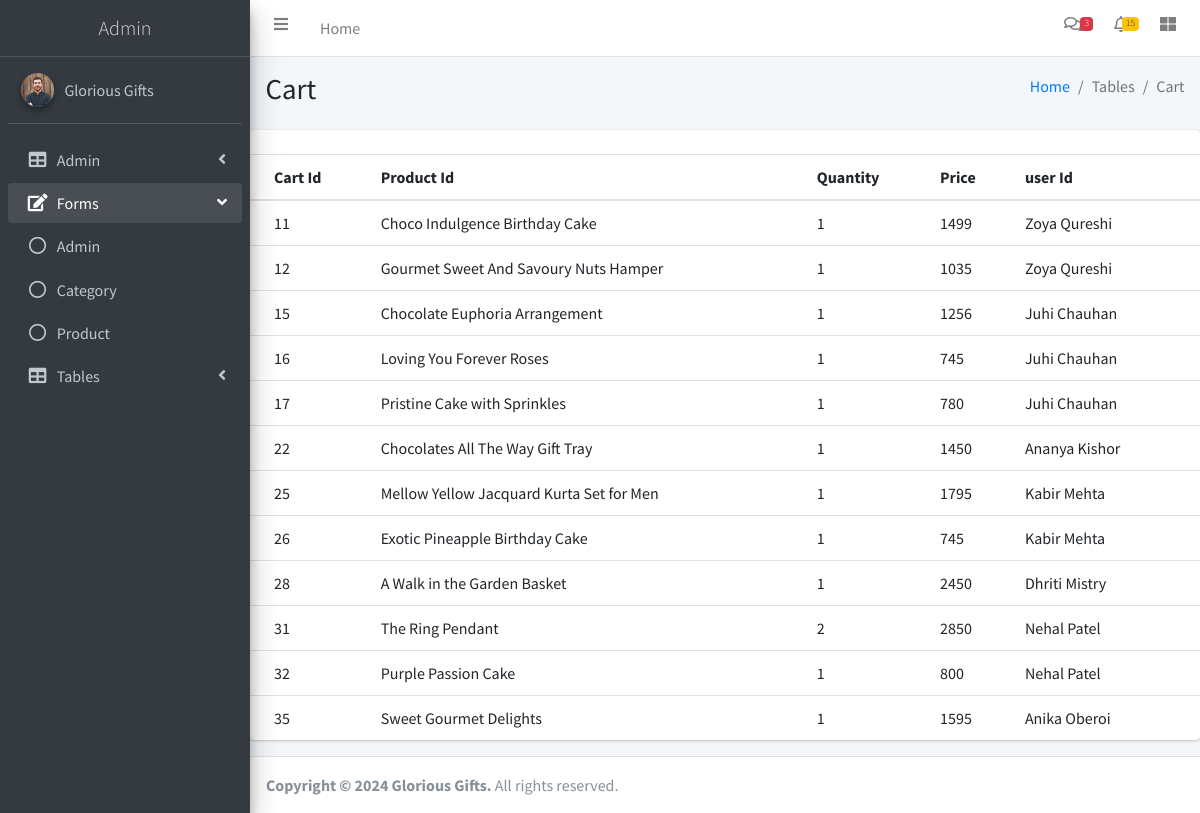
Screenshot of /adminlte/cart-table.php with the database file from the repository.
### tables this page shows
CREATE TABLE `tbl_cart` (
  `cart_id` int(5) NOT NULL,
  `product_id` int(5) NOT NULL,
  `quantity` int(20) NOT NULL,
  `price` varchar(50) NOT NULL,
  `user_id` int(5) NOT NULL
);

CREATE TABLE `tbl_product` (
  `product_id` int(5) NOT NULL,
  `product_name` varchar(100) NOT NULL,
  `product_details` text NOT NULL,
  `product_photo` varchar(80) NOT NULL,
  `product_price` float NOT NULL,
  `category_id` int(5) NOT NULL,
  `product_quantity` int(20) NOT NULL
);

CREATE TABLE `tbl_user` (
  `user_id` int(5) NOT NULL,
  `user_name` varchar(50) NOT NULL,
  `user_gender` varchar(10) NOT NULL,
  `user_dob` date NOT NULL,
  `user_email` varchar(50) NOT NULL,
  `user_password` varchar(30) NOT NULL,
  `user_mobile` varchar(10) NOT NULL,
  `address` varchar(200) NOT NULL
);

### adminlte/cart-table.php (the view, shortened to what this page needs)
<!DOCTYPE html>
<html>
<head>
  <link rel="stylesheet" href="plugins/fontawesome-free/css/all.min.css">
  <link rel="stylesheet" href="https://code.ionicframework.com/ionicons/2.0.1/css/ionicons.min.css">
  <link rel="stylesheet" href="plugins/datatables-bs4/css/dataTables.bootstrap4.min.css">
  <link rel="stylesheet" href="plugins/datatables-responsive/css/responsive.bootstrap4.min.css">
  <link rel="stylesheet" href="dist/css/adminlte.min.css">
</head>
<body class="hold-transition sidebar-mini">
<div class="wrapper">
   <?php
   include './themepart/header-menu.php';
   ?>
   <?php
    include './themepart/sidebar.php';
   ?>
  <div class="content-wrapper">
    <section class="content-header">
      <div class="container-fluid">
        <div class="row mb-2">
          <div class="col-sm-6">
            <h1>Cart</h1>
          </div>
          <div class="col-sm-6">
            <ol class="breadcrumb float-sm-right">
              <li class="breadcrumb-item"><a href="#">Home</a></li>
              <li class="breadcrumb-item active">Tables</li>
              <li class="breadcrumb-item active">Cart</li>
            </ol>
          </div>
        </div>
      </div>
    </section>
    <div class="row">
          <div class="col-12">
            <div class="card">
              <div class="card-header">
              </div>
              <div class="card-body table-responsive p-0">
                <table class="table table-hover text-nowrap">
                  <thead>
                    <tr>
                      <th>Cart Id</th>
                      <th>Product Id</th>
                      <th>Quantity</th>
                      <th>Price</th>
                      <th>user Id</th>
                    </tr>
                  </thead>
                  <tbody>
                   <?php
                    include './connection.php';
                    $sq=mysqli_query($connection,"select * from tbl_cart");
                    while($data=mysqli_fetch_array($sq))
                    {
                      $cq=mysqli_query($connection,"select * from tbl_product where product_id='{$data['product_id']}'");
                      $cdata=mysqli_fetch_array($cq);
                      $uq=mysqli_query($connection,"select * from tbl_user where user_id='{$data['user_id']}'");
                      $udata=mysqli_fetch_array($uq);
                      echo "<tr>";
                      echo "<td>{$data['cart_id']}</td>";
                      echo "<td>{$cdata['product_name']}</td>";
                      echo "<td>{$data['quantity']}</td>";
                      echo "<td>{$data['price']}</td>";
                      echo "<td>{$udata['user_name']}</td>";
                    }
                   ?>
                  </tbody>
                </table>
              </div>
            </div>
          </div>
        </div>
</div>
<?php
 include './themepart/footer.php';
 ?>
</body>
</html>

### adminlte/themepart/header-menu.php (shortened to what this page needs)
<nav class="main-header navbar navbar-expand navbar-white navbar-light">
  <ul class="navbar-nav">
    <li class="nav-item">
      <a class="nav-link" data-widget="pushmenu" href="#" role="button"><i class="fas fa-bars"></i></a>
    </li>
    <li class="nav-item d-none d-sm-inline-block">
      <a href="dashboard.php" class="nav-link">Home</a>
    </li>
  </ul>
  <ul class="navbar-nav ml-auto">
    <li class="nav-item dropdown">
      <a class="nav-link" data-toggle="dropdown" href="#">
        <i class="far fa-comments"></i>
        <span class="badge badge-danger navbar-badge">3</span>
      </a>
    </li>
    <li class="nav-item dropdown">
      <a class="nav-link" data-toggle="dropdown" href="#">
        <span class="badge badge-warning navbar-badge">15</span>
      </a>
    </li>
    <li class="nav-item">
      <a class="nav-link" data-widget="control-sidebar" data-slide="true" href="#" role="button">
        <i class="fas fa-th-large"></i>
      </a>
    </li>
  </ul>
</nav>

### adminlte/themepart/sidebar.php (shortened to what this page needs)
<aside class="main-sidebar sidebar-dark-primary elevation-4">
    <a href="index3.html" class="brand-link">
      <span class="brand-text font-weight-light" style="justify-content:center;display:flex">Admin</span>
    </a>
    <div class="sidebar">
      <div class="user-panel mt-3 pb-3 mb-3 d-flex">
        <div class="image">
          <img src="dist/img/user8-128x128.jpg" class="img-circle elevation-2" alt="User Image">
        </div>
        <div class="info">
          <a href="#" class="d-block">Glorious Gifts</a>
        </div>
      </div>
      <nav class="mt-2">
        <ul class="nav nav-pills nav-sidebar flex-column" data-widget="treeview" role="menu" data-accordion="false">
          <li class="nav-item has-treeview">
            <a href="#" class="nav-link">
              <i class="nav-icon fas fa-table"></i>
              <p>
                Admin
                <i class="fas fa-angle-left right"></i>
              </p>
            </a>
          <li class="nav-item has-treeview menu-open">
            <a href="#" class="nav-link">
              <i class="nav-icon fas fa-edit"></i>
              <p>
                Forms
                <i class="fas fa-angle-left right"></i>
              </p>
            </a>
            <ul class="nav nav-treeview">
              <li class="nav-item">
                <a href="form.php" class="nav-link">
                  <i class="far fa-circle nav-icon"></i>
                  <p>Admin</p>
                </a>
              </li>
              <li class="nav-item">
                <a href="category-form.php" class="nav-link">
                  <i class="far fa-circle nav-icon"></i>
                  <p>Category</p>
                </a>
              </li>
              <li class="nav-item">
                <a href="product-form.php" class="nav-link">
                  <i class="far fa-circle nav-icon"></i>
                  <p>Product</p>
                </a>
              </li>
            </ul>
          </li>
          <li class="nav-item has-treeview">
            <a href="#" class="nav-link">
              <i class="nav-icon fas fa-table"></i>
              <p>
                Tables
                <i class="fas fa-angle-left right"></i>
              </p>
            </a>
          </li>
        </ul>
      </nav>
    </div>
  </aside>

### adminlte/themepart/footer.php (shortened to what this page needs)
<footer class="main-footer">
  <strong>Copyright &copy; 2024 Glorious Gifts.</strong> All rights
  reserved.
</footer>

### rows the page displays
tbl_cart: cart_id "11", product.product_name "Choco Indulgence Birthday Cake", quantity "1", price "1499", tbl_user.user_name "Zoya Qureshi"
tbl_cart: cart_id "12", product.product_name "Gourmet Sweet And Savoury Nuts Hamper", quantity "1", price "1035", tbl_user.user_name "Zoya Qureshi"
tbl_cart: cart_id "15", product.product_name "Chocolate Euphoria Arrangement", quantity "1", price "1256", tbl_user.user_name "Juhi Chauhan"
tbl_cart: cart_id "16", product.product_name "Loving You Forever Roses", quantity "1", price "745", tbl_user.user_name "Juhi Chauhan"
tbl_cart: cart_id "17", product.product_name "Pristine Cake with Sprinkles", quantity "1", price "780", tbl_user.user_name "Juhi Chauhan"
tbl_cart: cart_id "22", product.product_name "Chocolates All The Way Gift Tray", quantity "1", price "1450", tbl_user.user_name "Ananya Kishor"
tbl_cart: cart_id "25", product.product_name "Mellow Yellow Jacquard Kurta Set for Men", quantity "1", price "1795", tbl_user.user_name "Kabir Mehta"
tbl_cart: cart_id "26", product.product_name "Exotic Pineapple Birthday Cake", quantity "1", price "745", tbl_user.user_name "Kabir Mehta"
tbl_cart: cart_id "28", product.product_name "A Walk in the Garden Basket", quantity "1", price "2450", tbl_user.user_name "Dhriti Mistry"
tbl_cart: cart_id "31", product.product_name "The Ring Pendant", quantity "2", price "2850", tbl_user.user_name "Nehal Patel"
tbl_cart: cart_id "32", product.product_name "Purple Passion Cake", quantity "1", price "800", tbl_user.user_name "Nehal Patel"
tbl_cart: cart_id "35", product.product_name "Sweet Gourmet Delights", quantity "1", price "1595", tbl_user.user_name "Anika Oberoi"
